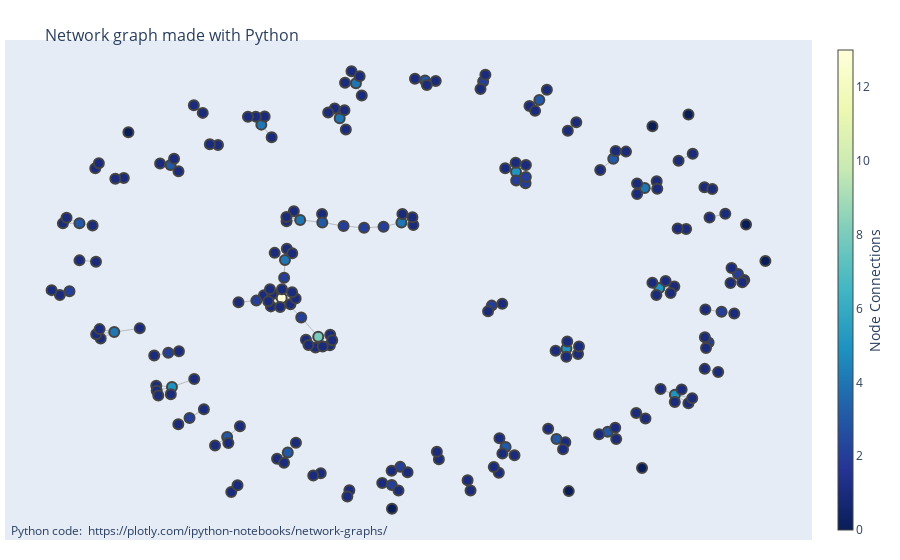

The notebook cell saved with this chart:
### Code cell
fig = go.Figure(data=[edge_trace, node_trace],
             layout=go.Layout(
                title='<br>Network graph made with Python',
                titlefont_size=16,
                showlegend=False,
                hovermode='closest',
                margin=dict(b=20,l=5,r=5,t=40),
                annotations=[ dict(
                    text="Python code: <a href='https://plotly.com/ipython-notebooks/network-graphs/'> https://plotly.com/ipython-notebooks/network-graphs/</a>",
                    showarrow=False,
                    xref="paper", yref="paper",
                    x=0.005, y=-0.002 ) ],
                xaxis=dict(showgrid=False, zeroline=False, showticklabels=False),
                yaxis=dict(showgrid=False, zeroline=False, showticklabels=False))
                )
fig.show()

### Figure 1 — Plotly figure (JSON) as saved in the notebook; plotly's stock layout.template omitted (floating-point values rounded to 4 significant figures; data arrays with more than 128 entries replaced by an {"elided": "..."} marker saying what was removed)
{"data": [{"hoverinfo": "none", "line": {"color": "#888", "width": 0.5}, "mode": "lines", "type": "scatter", "x": {"elided": "462 float values"}, "y": {"elided": "462 float values"}}, {"hoverinfo": "text", "marker": {"color": {"elided": "212 int values"}, "colorbar": {"thickness": 15, "title": {"side": "right", "text": "Node Connections"}, "xanchor": "left"}, "colorscale": [[0, "rgb(255,255,217)"], [0.125, "rgb(237,248,177)"], [0.25, "rgb(199,233,180)"], [0.375, "rgb(127,205,187)"], [0.5, "rgb(65,182,196)"], [0.625, "rgb(29,145,192)"], [0.75, "rgb(34,94,168)"], [0.875, "rgb(37,52,148)"], [1, "rgb(8,29,88)"]], "line": {"width": 2}, "reversescale": true, "showscale": true, "size": 10}, "mode": "markers", "text": {"elided": "212 str values"}, "type": "scatter", "x": {"elided": "212 float values"}, "y": {"elided": "212 float values"}}], "layout": {"annotations": [{"showarrow": false, "text": "Python code: <a href='https://plotly.com/ipython-notebooks/network-graphs/'> https://plotly.com/ipython-notebooks/network-graphs/</a>", "x": 0.005, "xref": "paper", "y": -0.002, "yref": "paper"}], "hovermode": "closest", "margin": {"b": 20, "l": 5, "r": 5, "t": 40}, "showlegend": false, "title": {"font": {"size": 16}, "text": "<br>Network graph made with Python"}, "xaxis": {"showgrid": false, "showticklabels": false, "zeroline": false}, "yaxis": {"showgrid": false, "showticklabels": false, "zeroline": false}}}
